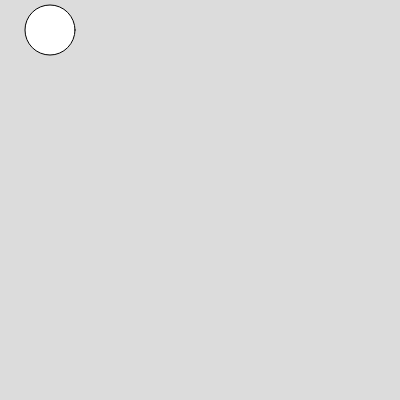
Frame 1 (no input)
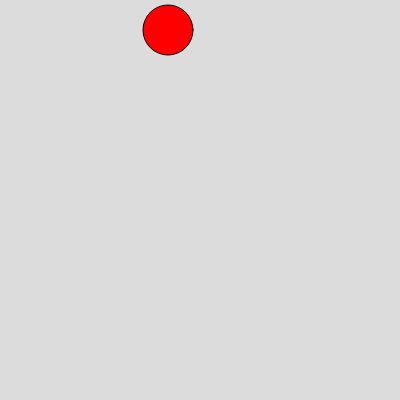
Frame 60 (no input)
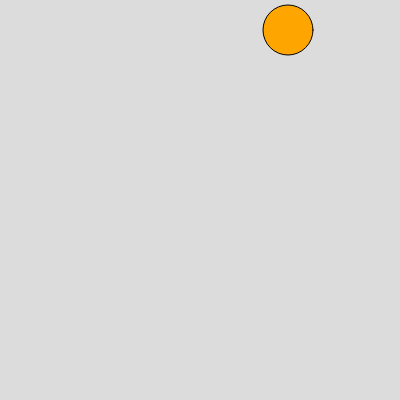
Frame 120 (the mouse pressed at the canvas centre since frame 60)

The p5.js sketch that drew these frames (run headless with seeded random() and noise() and a simulated clock; from frame 60 on, the mouse is pressed at the canvas centre):

// p5.js sketch
// ── sketch.js


var ball=
{
  x:50,
  y:30,
  colour:["blue","orange","red","black"],
  radius:50,
  speedx:0,
  speedy:0,
  

  



}









function setup() {
  createCanvas(400, 400);
  //fill(ball.colour)
}

function draw() {
  background(220);


if (frameCount %50 == 0){
switch (Math.round(random(0,3)))
{
case 0:fill(ball.colour[0]);break
case 1:fill(ball.colour[1]);break
case 2:fill(ball.colour[2]);break
case 3:fill(ball.colour[3]);break


}
}


  circle(ball.x,ball.y,ball.radius)
  ball.speedx=2
  ball.x=ball.x+ball.speedx
}
